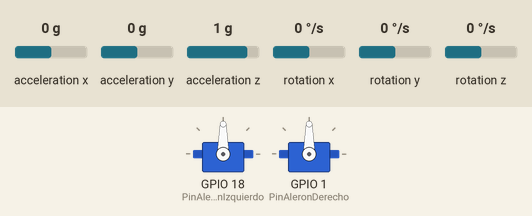
Simulated run of this program. Board: ESP32. Shown: 2 × servo. The test bench sets the inputs (shaded band); at power-on: acceleration y 0 g, acceleration z 1 g, rotation x 0 °/s, acceleration x 0 g, rotation y 0 °/s, rotation z 0 °/s. WiFi joins after 1.5 s; servers stay silent unless stated; what the program prints to the serial monitor is not drawn.

Above: at 2.7 s.
2.8 s: acceleration y set to 0.8 g
At 4.5 s:
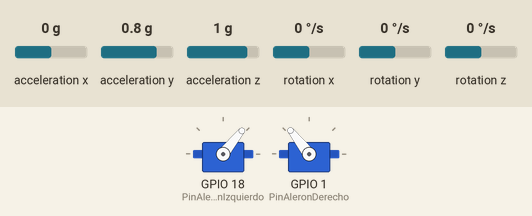
5.8 s: acceleration z set to -0.1 g
At 7.4 s:
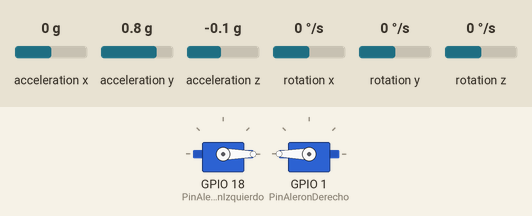
7.7 s: rotation x set to -192 °/s
At 9.4 s:
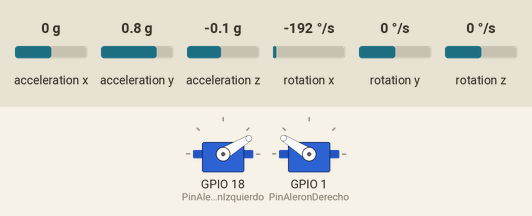
10.7 s: acceleration y set to -1.4 g
At 11.6 s:
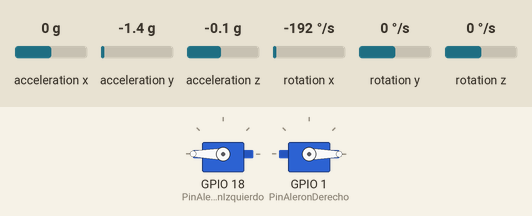
12.5 s: rotation x set to 192 °/s
15.5 s: acceleration z set to 0.8 g
Timing chart, 0 to 19.5 s (numbered marks = the images above; inputs shaded):
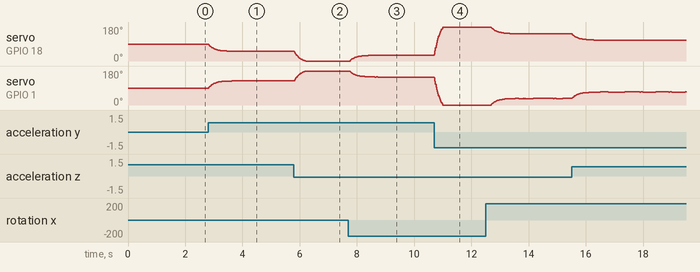

Measured:
- after the input at 2.8 s, servo on GPIO 18 (PinAleronIzquierdo): moves from 90° to 51° over 0.83 s, starting at once; servo on GPIO 1 (PinAleronDerecho): moves from 90° to 128° over 0.81 s, starting at once
- after the input at 5.8 s, servo on GPIO 18 (PinAleronIzquierdo): moves from 51° to 0° over 0.40 s, starting at once; servo on GPIO 1 (PinAleronDerecho): moves from 128° to 180° over 0.43 s, starting at once
- after the input at 10.7 s, servo on GPIO 18 (PinAleronIzquierdo): moves from 31° to 180° over 0.30 s, starting at once; servo on GPIO 1 (PinAleronDerecho): moves from 148° to 0° over 0.30 s, starting at once

The program:

main.cpp
```cpp
#include <Arduino.h>
#include <Wire.h>
#include <ESP32Servo.h>
#include <MPU6050.h>
#include <WiFi.h>
#include <ArduinoJson.h>  // Para JSON

  //Declaraciones para uso de Wifi/Comunicaciones

const char* ssid = "Nombre de red";              //Cambiar al definirlas
const char* password = "Contraseña de red";      //Cambiar al definirlas
WiFiServer server(80);

  //Declaraciones Giroscopio MPU6050

MPU6050 mpu;

  //Declaraciones Servos

Servo AleronIzquierdo; //Declara el aleron izquierdo como servo
const int PinAleronIzquierdo = 18; //Cambiar pines a los que toquen

Servo AleronDerecho; //Declara9 el aleron derecho como servo
const int PinAleronDerecho = 1; //Cambiar pines a los que toquen

  //Valores para autonivelador (PID)

float Kp = 1.0, Ki = 0.0, Kd = 0.0;
float setpoint = 0.0;
float error, prevError = 0, integral = 0;
unsigned long lastTime;

  //Variables para filtro complementario

float anguloGiro = 0.0;
const float alpha = 0.98; // ponderación giroscopio

  //Funcion PID

float computePID(float input) {
    unsigned long now = millis();
    float dt = (now - lastTime) / 1000.0;  // segundos
    lastTime = now;

    //Formula general para PID

    error = setpoint - input;
    integral += error * dt;
    float derivative = (error - prevError) / dt;
    float output = Kp * error + Ki * integral + Kd * derivative;
    prevError = error;
    return output;
}


void setup() {

    //Encender monitor serial para comunicaciones

  Serial.begin(115200);

    //Comunicacion I2C para el giroscopio

  Wire.begin(21, 22);   // SDA = 21, SCL = 22 (Pines Giroscopio)

    //Conectar servos a sus pines

  AleronIzquierdo.attach(PinAleronIzquierdo);

  AleronDerecho.attach(PinAleronDerecho);

    // Inicializar Giroscopio

  mpu.initialize();
  if (mpu.testConnection()) Serial.println("Giroscopio conectado"); //Probar conexion

   // Conectar WiFi

  WiFi.begin(ssid, password);
  Serial.print("Conectando a WiFi");

  while (WiFi.status() != WL_CONNECTED) {     // No inicia el programa si
    delay(500);                               // no se conecta a wifi
    Serial.print(".");                        // remover para pruebas sin conexion

  }

  Serial.println("\nWiFi conectado");
  server.begin();

    //Empieza timer para el PID

  lastTime = millis();

}


void loop() {

    // Leer Giroscopio
  int16_t ax, ay, az, gx, gy, gz; //Declara variables para leer el giroscopio
  mpu.getMotion6(&ax, &ay, &az, &gx, &gy, &gz); //Lee aceleraciones y rotaciones hacia todas direcciones (x,y,z)

    // Convertir giroscopio a grados/s

  float anguloAvion = gx / 131.0;  // ajuste al 131 según sensibilidad del sensor y
                                // al eje de rotacion segun como se ponga el sensor

  // Ángulo estimado usando filtro complementario para mejorar estabilidad

    float rollAccel = atan2((float)ay, (float)az) * 180.0 / PI;
    anguloGiro = alpha * (anguloGiro + anguloAvion * ((millis() - lastTime)/1000.0)) + (1.0 - alpha) * rollAccel;

   //PID para nivelar

  float pidOutput = computePID(anguloGiro);

    // Ajustar servos para nivelar

  int PosAleronIzq = constrain(90 + pidOutput, 0, 180);   // Sumamos y restamos por que queremos que giren en contra para
  int PosAleronDer = constrain(90 - pidOutput, 0, 180);   // girar el avion

  AleronIzquierdo.write(PosAleronIzq);
  AleronDerecho.write(PosAleronDer);

      // Telemetría WiFi en JSON (multi-cliente no bloqueante)

  WiFiClient client = server.available();
    while(client) {
        StaticJsonDocument<256> doc;
        doc["AX"] = ax;
        doc["AY"] = ay;
        doc["AZ"] = az;
        doc["GX"] = gx;
        doc["GY"] = gy;
        doc["GZ"] = gz;
        doc["AnguloGiro"] = anguloGiro;
        doc["ServoLeft"] = PosAleronIzq;
        doc["ServoRight"] = PosAleronDer;

        String output;
        serializeJson(doc, output);
        client.println(output);

        client = server.available(); // permitir siguiente cliente
    }


    // Imprimimos en serial para realizar pruebas
  Serial.print("Angulo del avion: "); Serial.print(anguloGiro);
  Serial.print(" ServoL: "); Serial.print(PosAleronIzq);
  Serial.print(" ServoR: "); Serial.println(PosAleronDer);

}
```
